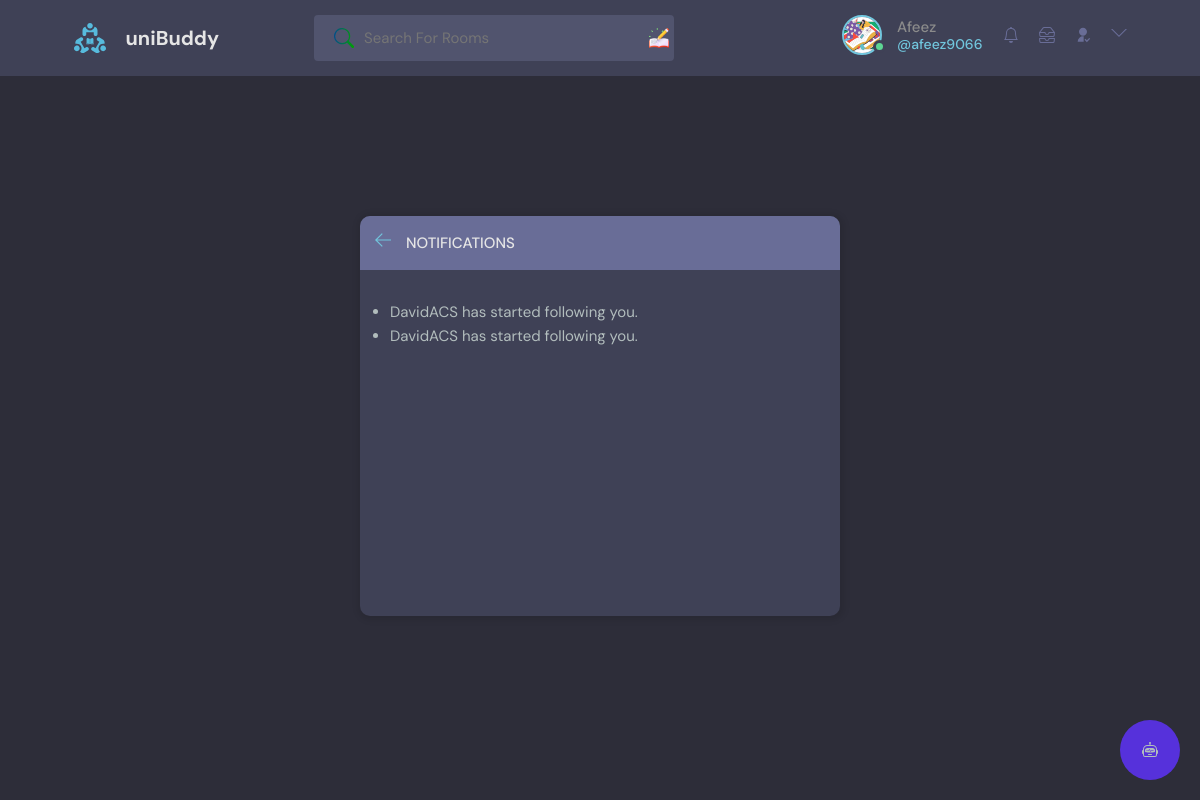
/get_notifications/ (signed in), run on the app's committed database.
### base/models.py (models this page shows, shortened)
class User(AbstractUser):
    name = models.CharField(max_length=200, null=True)
    email = models.EmailField(unique=True, null=True)
    bio = models.TextField(null=True)
    avatar = models.ImageField(null=True, default="avatar.svg")
    followers = models.ManyToManyField('self', related_name='following', blank=True, symmetrical=False)
    follower_count = models.IntegerField(default=0)
    last_checked = models.DateTimeField(auto_now_add=True)
    USERNAME_FIELD = 'email'
    REQUIRED_FIELDS = []

class Notification(models.Model):
    sender = models.ForeignKey(User, on_delete=models.CASCADE, related_name='sender')
    receiver = models.ForeignKey(User, on_delete=models.CASCADE, related_name='receiver')
    notification_type = models.CharField(max_length=100)
    created_at = models.DateTimeField(auto_now_add=True)
    is_read = models.BooleanField(default=False)
    room = models.ForeignKey(Room, on_delete=models.CASCADE, null=True, blank=True)

### base/views.py (the view)
# urls.py: path('get_notifications/', views.get_notifications, name='get_notifications'),
def get_notifications(request):
    user = request.user
    notifications = Notification.objects.filter(receiver=request.user).order_by('-created_at')
    user.last_checked = timezone.now()
    user.save()
    return render(request, 'base/notifications.html', {'notifications': notifications})

### base/templatetags/custom_tags.py (called while the page is built)
@register.simple_tag
def unread_messages_count(user):
    return user.messages.filter(is_read=False).count()

### base/templatetags/notification_tags.py (called while the page is built)
@register.simple_tag
def unread_notifications_count(user):
    last_checked = user.last_checked
    return Notification.objects.filter(receiver=user, created_at__gt=last_checked).count()

### base/templates/base/notifications.html (shortened to what this page needs)
{% extends 'main.html' %}
{% load static %}
{% block content %}
<main class="notifications layout">
  <div class="container">
    <div class="layout__box">
      <div class="layout__boxHeader">
        <div class="layout__boxTitle">
          <a href="{% url 'home' %}">
            <svg version="1.1" xmlns="http://www.w3.org/2000/svg" width="32" height="32" viewBox="0 0 32 32">
              <title>arrow-left</title>
              <path
                d="M13.723 2.286l-13.723 13.714 13.719 13.714 1.616-1.611-10.96-10.96h27.625v-2.286h-27.625l10.965-10.965-1.616-1.607z">
              </path>
            </svg>
          </a>
          <h3>Notifications</h3>
        </div>
      </div>
      <div class="notifications-page layout__body">
        {% if notifications %}
          <ul class="list-group">
            {% for notification in notifications %}
            <li class="list-group-item">
              <div class="notification-container">
                <div class="notification-content">
                  {% if notification.notification_type == 'follow' %}
                    <p>{{ notification.sender.username }} has started following you.</p>
                    {% elif notification.notification_type == 'room_invite' %}
                    <p>@{{ notification.sender.username }} has invited you to join the room "{{ notification.room.name }}"</p>
                    <a href="{% url 'join_room' notification.room.pk %}" class="btn btn-primary">Accept</a>
                  {% endif %}
                </div>
              </div>
            </li>
          {% endfor %}
          </ul>
        {% else %}
          <p>No notifications found.</p>
        {% endif %}
      </div>
    </div>
  </div>
</main>
{% endblock content %}

### templates/navbar.html (shortened to what this page needs)
{% load static %}
{% load static custom_tags %}
{% load static notification_tags %}
<header class="header header--loggedIn">
    <div class="container">
        <a href="{% url 'home' %}" class="header__logo">
            <img src="{% static 'images/logo.svg' %}" />
            <h1>uniBuddy</h1>
        </a>
        <form class="header__search" method="GET" action="{% url 'home' %}">
            <label>
                <input name="q" placeholder="Search For Rooms" />
                <div class="search-addon"></div>
            </label>
        </form>
        <nav class="header__menu">
            {% if request.user.is_authenticated %}
            <div class="header__user">
                <a href="{% url 'user-profile' request.user.id %}">
                    <div class="avatar avatar--medium active">
                        <img src="{{request.user.avatar.url}}" />
                    </div>
                    <p>{{request.user.name}} <span>@{{request.user.username}}</span></p>
                    <a href="{% url 'get_notifications' %}">
                    </a>
                    <a href="{% url 'inbox' %}">
                    </a>
                </a>
                <a href="{% url 'follower_list' request.user.id %}">
                    <svg xmlns="http://www.w3.org/2000/svg" viewBox="0 0 24 24"> <g> <path fill="none" d="M0 0h24v24H0z"/>
                        <path d="M13 14.062V22H4a8 8 0 0 1 9-7.938zM12 13c-3.315 0-6-2.685-6-6s2.685-6 6-6 6 2.685 6 6-2.685 6-6 6zm5.793 6.914l3.535-3.535 1.415 1.414-4.95 4.95-3.536-3.536 1.415-1.414 2.12 2.121z"/> </g>
                    </svg>
                </a>
                <button class="dropdown-button">
                    <svg version="1.1" xmlns="http://www.w3.org/2000/svg" width="32" height="32" viewBox="0 0 32 32">
                        <title>chevron-down</title>
                        <path d="M16 21l-13-13h-3l16 16 16-16h-3l-13 13z"></path>
                    </svg>
                </button>
            </div>
            {% else %}
            <a href="{% url 'login' %}">
                <img src="{% static 'images/avatar.svg' %}" />
                <p>Login</p>
            </a>
            {% endif %}
        </nav>
    </div>
</header>

### static/styles/style.css (style rules this page uses)
:root { --color-main: #71c6dd; --color-main-light: #e1f6fb; --color-dark: #3f4156; --color-dark-medium: #51546e; --color-dark-light: #696d97; --color-light: #e5e5e5; --color-gray: #8b8b8b; --color-light-gray: #b2bdbd; --color-bg: #2d2d39; --color-success: #5dd693; --color-error: #fc4b0b; }
* { font-family: "DM Sans", -apple-system, BlinkMacSystemFont, "Segoe UI", Roboto, Oxygen, Ubuntu, Cantarell, "Open Sans", "Helvetica Neue", sans-serif; margin: 0; padding: 0; box-sizing: border-box; text-rendering: optimizeLegibility; font-size: inherit; }
html { font-size: 56.25%; }
@media only screen and (min-width: 1200px) { html { font-size: 62.5%; } }
body { line-height: 1.6; font-weight: 400; font-size: 1.5rem; color: var(--color-light-gray); background-color: var(--color-bg); min-height: 100vh; }
img { width: 100%; }
a { display: inline-block; color: var(--color-main); text-decoration: none; }
.container { max-width: 120rem; width: 90%; margin: auto; }
.avatar { position: relative; display: inline-block; border-radius: 50%; border: 2px solid var(--color-main); }
.avatar img { display: block; border-radius: 50%; object-fit: cover; object-position: center; }
.avatar::after { content: ""; display: block; position: absolute; background-color: var(--color-gray); z-index: 111; border-radius: 50%; border: 0.3rem solid var(--color-dark); }
.avatar.active::after { background-color: var(--color-success); }
.avatar.avatar--medium img { width: 3.6rem; height: 3.6rem; border-radius: 50%; }
.avatar.avatar--medium:after { width: 0.7rem; height: 0.7rem; bottom: 0px; right: -6px; }
.header { padding: 1.5rem; background-color: var(--color-dark); }
.header > .container { display: flex; gap: 9.5rem; }
.header__logo, .header__user { display: flex; gap: 2rem; align-items: center; }
.header__logo > img { height: 3.2rem; width: 3.2rem; }
.header__logo > h1 { font-weight: 700; font-size: 2rem; color: var(--color-light); }
.header__search > label { background-color: var(--color-dark-medium); padding: 1.3rem 1rem; display: flex; align-items: center; gap: 1rem; border-radius: 4px; }
.header__search svg { fill: var(--color-gray); width: 2rem; height: 2rem; margin-left: 1rem; }
.header__search input { width: 30rem; background: transparent; border: none; outline: none; color: var(--color-light); }
.header__menu { margin-left: auto; position: relative; }
.header__menu a { display: flex; gap: 1.5rem; align-items: center; font-weight: 500; text-decoration: none; color: var(--color-gray); }
.header__menu img { height: 3.6rem; }
.header__menu p { line-height: 1.2; }
.header__menu span { color: var(--color-main); font-weight: 500; font-size: 1.4rem; display: block; }
.header__menu svg { width: 1.6rem; height: 1.6rem; fill: var(--color-dark-light); }
.dropdown-button { background: transparent; border: 0; outline: 0; cursor: pointer; }
.header__search label { position: relative; }
.search-addon { position: absolute; right: 5px; top: 50%; transform: translateY(-50%); width: 20px; height: 20px; background-image: url('/static/images/icons/homework.png'); background-size: cover; background-position: center; background-repeat: no-repeat; }
.search-icon { transition: fill 0.3s ease-in-out; }
.layout { margin-top: 2.4rem; }
.layout > .container { display: flex; justify-content: space-between; align-items: flex-start; }
.layout__box { width: 90%; max-width: 48rem; min-height: 40rem; position: absolute; top: 50%; left: 50%; transform: translate(-50%, -46%); background-color: var(--color-dark); border-radius: 1rem; box-shadow: 1px 1px 6px 3px rgba(0, 0, 0, 0.1); overflow: hidden; }
.layout__boxHeader { display: flex; padding: 1.5rem; background-color: var(--color-dark-light); }
.layout__boxTitle { display: flex; gap: 1.5rem; align-items: center; }
.layout__boxTitle h3 { text-transform: uppercase; font-weight: 500; color: var(--color-light); }
.layout__boxTitle svg { width: 1.6rem; height: 1.6rem; fill: var(--color-main); }
.layout__body { margin: 3rem; }
.notification-container { display: flex; justify-content: space-between; align-items: center; }
.notification-content { flex-grow: 1; }
html, body { height: 100%; }
body { position: relative; min-height: 100%; margin: 0; padding-bottom: 80px; }

### data on the page
User: user.avatar (picture), user.name "Afeez", user.username "afeez9066"
Notification: sender.username "DavidACS"
Notification: sender.username "DavidACS"
